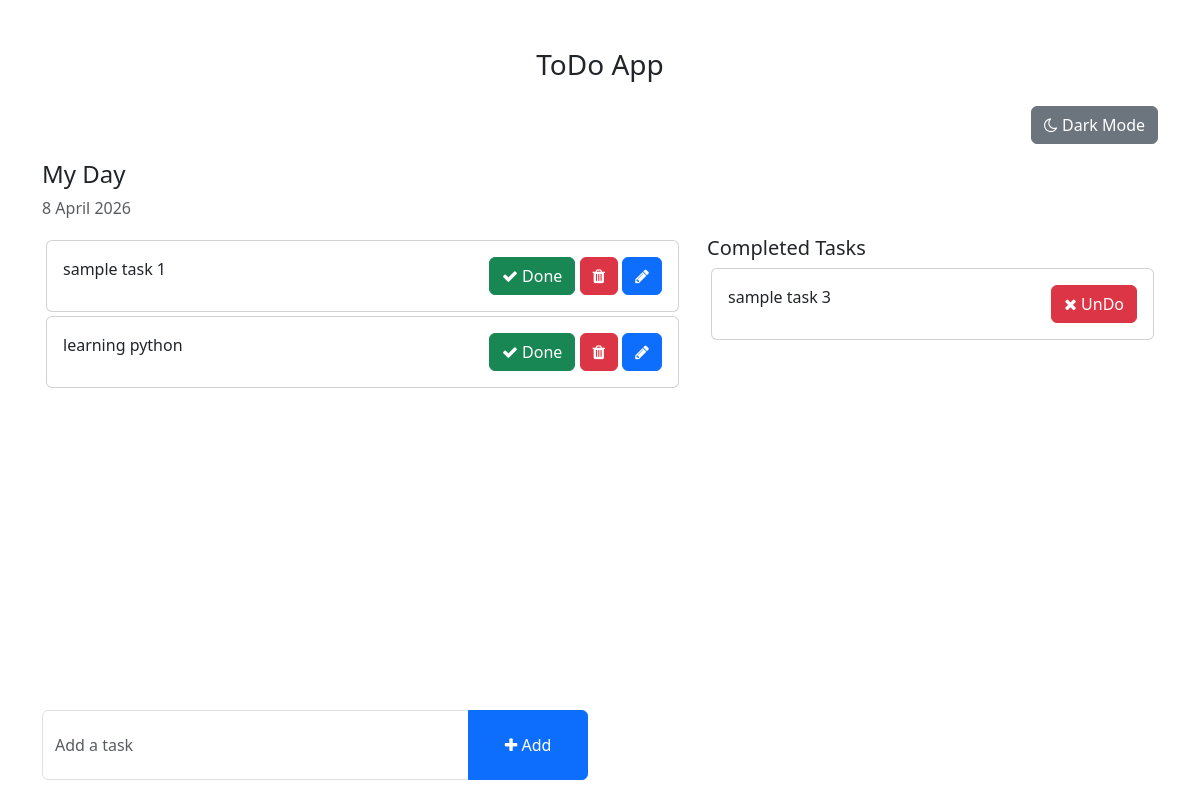
The page / on the database its author committed.
### todo/models.py (models this page shows, shortened)
class Task(models.Model):
    task=models.CharField(max_length=250)
    is_completed=models.BooleanField(default=False)
    created_at=models.DateTimeField(auto_now_add=True)
    updated_at=models.DateTimeField(auto_now=True)

### todo_main/views.py (the view)
# urls.py: 2. Add a URL to urlpatterns:  path('', views.home, name='home')
def home(request):
    task=Task.objects.filter(is_completed=False).order_by('updated_at')
    completed_tasks=Task.objects.filter(is_completed=True)
    context={
        'tasks': task,
        'completed_tasks':completed_tasks,
    }
    return render(request,'home.html',context)

### templates/home.html (shortened to what this page needs)
{% load static %}
<!DOCTYPE html>
<html lang="en">
<head>
    <link href="https://cdn.jsdelivr.net/npm/bootstrap@5.3.0-alpha1/dist/css/bootstrap.min.css" rel="stylesheet">
    <link rel="stylesheet" href="https://cdnjs.cloudflare.com/ajax/libs/font-awesome/4.7.0/css/font-awesome.min.css">
</head>
<body>
    <div class="container">
        <h3 class="pt-5 text-center">ToDo App</h3>
        <div class="text-end pt-3">
            <button id="theme-toggle" class="btn btn-secondary">
            </button>
        </div>
        <div class="row mt-3">
            <h4>My Day</h4>
            <p class="text-muted">{% now "j F Y" %}</p>
            <div class="col-md-7 col-lg-7" style="height: 450px; overflow: scroll;">
                {% for task in tasks %}
                <div class="card m-1">
                    <div class="card-body">
                        {{task.task}}
                        <span style="float: right;">
                            <a href="{% url 'mark_as_done' task.id %}" class="btn btn-success"><i class="fa fa-check"></i> Done</a>
                            <a href="#" class="btn btn-danger" onclick="confirmDelete({{ task.id }}, '{{ task.task|escapejs }}')">
                            <i class="fa fa-trash"></i></a>
                            <a href="{% url 'edit_task' task.id %}" class="btn btn-primary"><i class="fa fa-pencil"></i></a>
                        </span>
                    </div>
                </div>
                {% endfor %}
            </div>
            <div class="col-md-5 col-lg-5">
                <h5>Completed Tasks</h5>
                {% for task in completed_tasks %}
                <div class="card m-1">
                    <div class="card-body">
                        {{ task.task }}
                        <span style="float: right;">
                            <a href="{% url 'mark_as_undo' task.pk %}" class="btn btn-danger"><i class="fa fa-times"></i> UnDo</a>
                        </span>
                    </div>
                </div>
                {% endfor %}
            </div>
        </div>
        <div class="row mt-4 mb-5">
            <div class="col-12 col-md-8 col-lg-6">
                <form action="{% url 'addTask' %}" method="POST">
                    <div class="input-group">
                        <input type="text" name="task" class="form-control" placeholder="Add a task" required>
                        <button type="submit" class="btn btn-primary" style="width: 120px;">
                            <i class="fa fa-plus"></i> Add
                        </button>
                    </div>
                </form>
            </div>
        </div>
    </div>
</body>
</html>

### templates/home.html (style rules this page uses)
.form-control { padding: 1.375rem .75rem !important; }

### rows shown on the page
Task: task "sample task 1"
Task: task "learning python"
Task: task "sample task 3"
